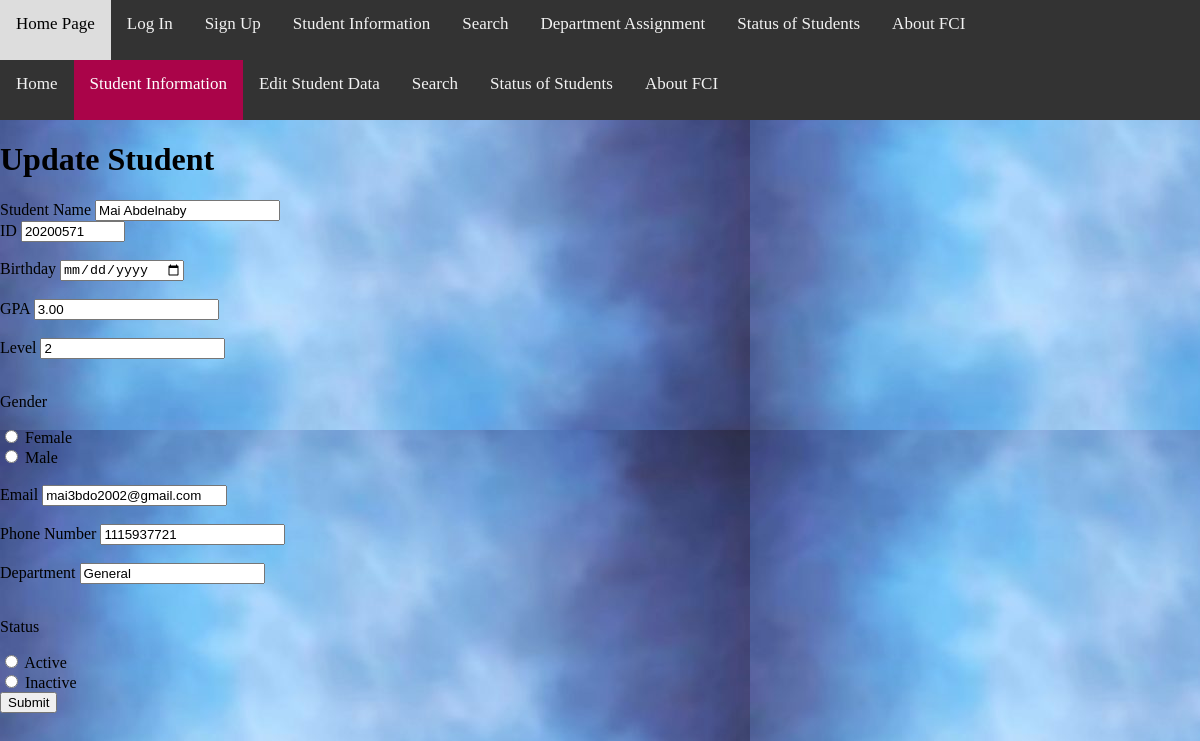
Screenshot of /update/19 with the database file from the repository.
### student/models.py (models this page shows, shortened)
class student(models.Model):
    GENDER_CHOICES = (
        ('M', 'Male'),
        ('F', 'Female'),
    )
    GENDER_CHOICE = (
        ('A', 'Active'),
        ('I', 'Inactive'),
    )
    studentname = models.CharField(max_length=100)
    studentid = models.IntegerField(max_length=8)
    birthday = models.DateField()
    gpa = models.DecimalField(max_digits=3,decimal_places=2)
    level = models.CharField(max_length=10)
    gender = models.CharField(max_length=1, choices=GENDER_CHOICES, null=True)
    email = models.EmailField(max_length=50)
    phonenumber = models.IntegerField(max_length=11)
    department = models.CharField(max_length=50)
    status = models.CharField(max_length=1, choices=GENDER_CHOICE, null=True)
    class Meta:
        ordering=['studentname']

### student/views.py (the view)
# urls.py: path('update/<int:id>', views.update, name='update'),
def update(request, id):
    mystudent = student.objects.get(id=id)
    return render(request,'student/update.html',{'mystudent':mystudent})

### templates/student/update.html (shortened to what this page needs)
{% include 'base.html' %}
{% load static %}
{% block content %}
<!DOCTYPE html>
<html>
    <head>
        <link rel="stylesheet" href="{% static 'css/Styleme.css' %}">
    </head>
    <body  class="intro">
        <div class="header">
            <a href="homepage">Home</a>
            <a class="active" href="page1">Student Information</a>
            <a href="page2">Edit Student Data</a>
            <a href="page3">Search</a>
            <a href="page4">Status of Students</a>
            <a href="page5">About FCI</a>
        </div>
        <h1>Update Student</h1>
        <form action="updaterecord/{{ mystudent.id }}" method="post">
        <label for="s">Student Name</label>
               <input id="s" type ="text" name = "studentname" required placeholder="Enter your name" value="{{mystudent.studentname}}">
           <br>
           <div>
            <label for="i">ID</label>
            <input id="i" type ="number" name = "studentid" required placeholder="Enter your ID" min="2020" max="20201999" value="{{mystudent.studentid}}">
        </div>
        <br>
        <div>
            <label for="b">Birthday</label>
            <input id="b" type ="date" name = "birthday" required placeholder="Enter your birthday" value="{{mystudent.birthday}}">
        </div>
        <br>
        <div>
            <label for="g">GPA</label>
            <input id="g" type ="number" name = "gpa" required placeholder="Enter your gpa" value="{{mystudent.gpa}}">
        </div>
        <br>
        <div>
            <label for="l">Level</label>
            <input id="l" type ="text" name = "level" required placeholder="Enter your level" value="{{mystudent.level}}">
        </div>
        <br>
        <div>
            <p>Gender</p>
            <div>
                <input id="f" type ="radio" name="gender" value="{{mystudent.gender}}">
                <label for="f">Female</label>
            </div>
            <div>
                <input id="m" type ="radio" name="gender" value="{{mystudent.gender}}">
                <label for="m">Male</label>
            </div>
        </div>
        <br>
        <div>
            <label for="E">Email</label>
            <input ID="E" type ="email" name = "email" required placeholder="Enter your email" value="{{mystudent.email}}">
        </div>
        <br>
        <div>
            <label for="n">Phone Number</label>
            <input id="n" type ="tel" name = "phonenumber" required placeholder="Enter your phone number" value="{{mystudent.phonenumber}}">
        </div>
        <br>
        <div>
            <label for="t">Department</label>
            <input id="t" type ="text" name = "department" required placeholder="Enter your department" value="{{mystudent.department}}">
        </div>
        <br>
        <div>
            <p>Status</p>
            <div>
                <input id="a" type ="radio" name="status" value="{{mystudent.status}}">
                <label for="a">Active</label>
            </div>
            <div>
                <input id="in" type ="radio" name="status" value="{{mystudent.status}}">
                <label for="in">Inactive</label>
            </div>
        </div>
        <input type="submit" value="Submit">
        </form>
    </body>
</html>
{% endblock content %}

### web/static/css/Styleme.css (style rules this page uses)
* { box-sizing: border-box; }
body { margin: 0; font-family: 'Times New Roman', Times, serif; background-image: url("/static/image/name.jpg "); }
.header { overflow: hidden; background-color: #333; }
.header a { float: left; color: #f2f2f2; text-align: center; padding: 14px 16px; text-decoration: none; font-size: 17px; }
.header a.active { background-color: #aa0449; color: white; }

### templates/base.html (style rules this page uses)
body { margin: 0; font-family: 'Times New Roman', Times, serif; background-image: url("/static/image/name.jpg "); }
.header { overflow: hidden; background-color: #333; height: 60px; }
.header a { float: left; color: #f2f2f2; text-align: center; padding: 14px 16px; text-decoration: none; font-size: 17px; height: 60px; }
.header a.active { background-color: #aa0449; color: white; }
* { box-sizing: border-box; }

### rows the page displays
student: studentname "Mai Abdelnaby", studentid "20200571", gpa "3.00", level "2", email "mai3bdo2002@gmail.com", phonenumber "1115937721", department "General"
